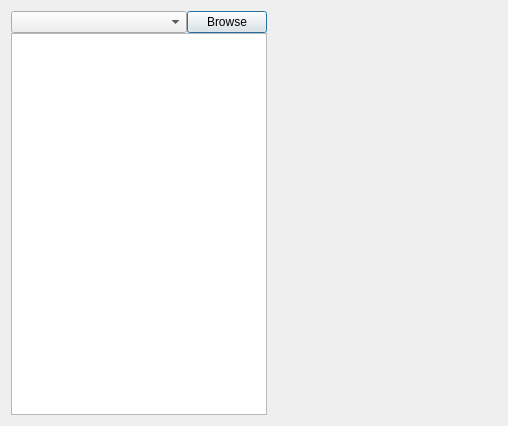
<?xml version="1.0" encoding="UTF-8"?>
<ui version="4.0">
 <class>Dialog</class>
 <widget class="QDialog" name="Dialog">
  <property name="geometry">
   <rect>
    <x>0</x>
    <y>0</y>
    <width>508</width>
    <height>426</height>
   </rect>
  </property>
  <property name="windowTitle">
   <string>Dialog</string>
  </property>
  <layout class="QVBoxLayout" name="verticalLayout">
   <item>
    <layout class="QHBoxLayout" name="horizontalLayout" stretch="0,6">
     <property name="spacing">
      <number>0</number>
     </property>
     <item>
      <layout class="QVBoxLayout" name="verticalLayout_2">
       <item>
        <layout class="QHBoxLayout" name="button_horizontal_layout" stretch="2,0">
         <property name="topMargin">
          <number>0</number>
         </property>
         <item>
          <widget class="QComboBox" name="tree_file_comboBox"/>
         </item>
         <item>
          <widget class="QPushButton" name="tree_file_browse_button">
           <property name="text">
            <string>Browse</string>
           </property>
          </widget>
         </item>
        </layout>
       </item>
       <item>
        <widget class="QListView" name="listView"/>
       </item>
      </layout>
     </item>
     <item>
      <layout class="QVBoxLayout" name="svg_vertical_layout"/>
     </item>
    </layout>
   </item>
  </layout>
 </widget>
 <resources/>
 <connections/>
</ui>
